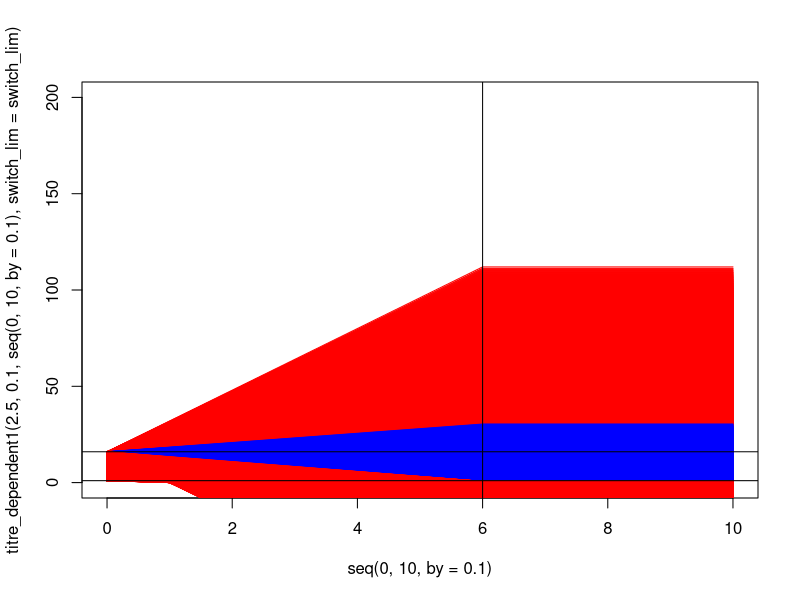

Write the R code that produced this figure. (Note: this script raises an error after producing the figure.)
prior <- function(mu,gamma, x){
  res <- sapply(x,function(y) 
    if(mu < 1 + y*gamma | mu > 1 - y*gamma){
      FALSE
      } else {
      TRUE
      })
  res
}

test <- function(gamma){
  return(1/(1-6*gamma))
}

prior1 <- function(mu,gamma,switch_lim=6){
  if(gamma > 0 & mu*gamma >(mu-1)/switch_lim) return(1)
  if(gamma < 0 & mu*(-gamma) > (mu-1)/switch_lim) return(1)
  return(0)
}

prior <- function(mu, gamma, switch_lim){
  if(gamma > (mu-1)/switch_lim) return(1)
  if(gamma < (1-mu)/switch_lim) return(1)
  return(0)
}

titre_dependent1 <- function(mu, gamma, x,switch_lim=6){
  x[x >= switch_lim] <- switch_lim
  return(mu*(1-gamma*x))
}

titre_dependent <- function(mu, gamma, x, switch_lim=6){
  x[x >= switch_lim] <- switch_lim
  return(mu - gamma*x)  
}


switch_lim <- 6
mu_max <- 16
plot(titre_dependent1(2.5,0.1,seq(0,10,by=0.1),switch_lim=switch_lim)~seq(0,10,by=0.1),
     type='l',ylim=c(0,200),col="blue")

values <- expand.grid("mu"=seq(1,mu_max,by=0.1),"gamma"=seq(-1,1,by=0.01))
x <- seq(0,10,by=0.1)
accept <- numeric(nrow(values))
for(i in 1:nrow(values)){
  y <- titre_dependent1(values[i,1],values[i,2],seq(0,10,by=0.1),switch_lim=switch_lim)
  test <- accept[i] <- prior1(values[i,1],values[i,2],switch_lim=switch_lim)
  if(test == 0){
    #print(values[i,])
    lines(y~x,col="blue")
  } else if(test==1){
    lines(y~x,col="red")
  } else {
    lines(y~x,col="purple")
  } 
}
values <- as.data.frame(cbind(values,accept))
abline(h=1)
abline(h=mu_max)
abline(v=switch_lim)

ggplot(values) + geom_tile(aes(x=mu,y=gamma,fill=as.factor(accept)))
